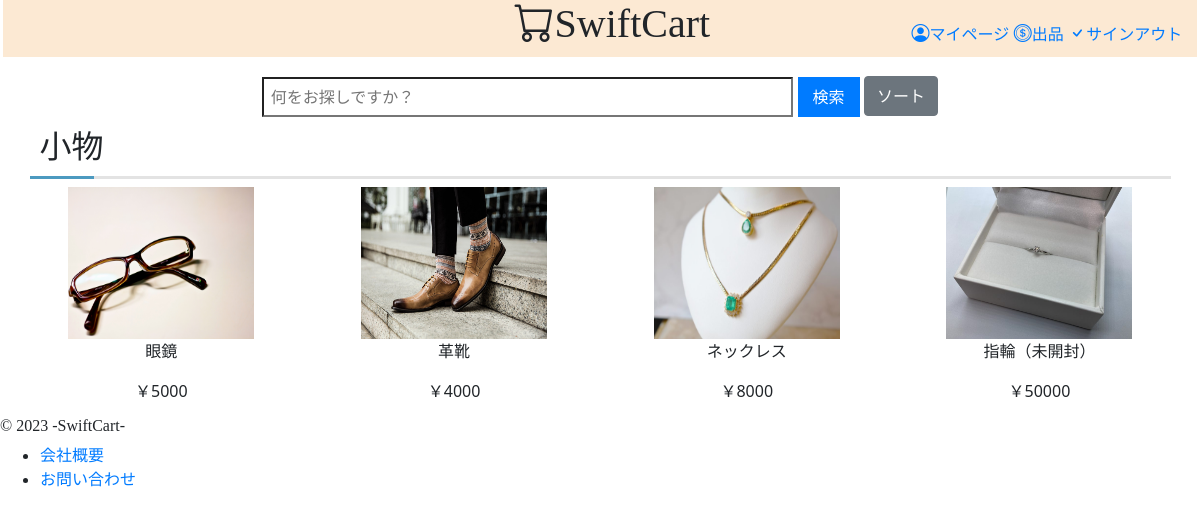
The page /home/Genre/3/1/ on the database its author committed.
### app/models.py (models this page shows)
class Product(models.Model):
    product_name = models.CharField(max_length=200) # 商品名
    category = models.IntegerField(default=0) # カテゴリー (1:食品, 2:衣類, 3:小物, 4:生活用品, 5:デバイス)
    price = models.IntegerField(default=0) # 値段
    image = models.ImageField(upload_to='img/') # 商品画像
    seller_id = models.IntegerField(default=0) # 出品者ID
    comment = models.TextField(null=True) # 出品者コメント
    buyer_id = models.IntegerField(default=0) # 購入者ID
    review = models.TextField(null=True) # 購入者レビュー
    like = models.IntegerField(default=0) # いいね数

### app/views.py (the view)
# urls.py: path('home/Genre/<int:productcategory>/<int:user_id>/', app.views.home_Genre, name='home_Genre'),
def home_Genre(request, user_id, productcategory):
    search = None
    results = None
    if request.method == 'POST':
        search = request.POST.get('search')
        results = Product.objects.filter(product_name__icontains=search, buyer_id=0 ,category = productcategory)
    context = {
        "user": User.objects.get(id=user_id),
        "search": search,
        "results": results
    }
    sort_key = f"products{productcategory}"
    categories_templates = {
        1: 'app/home_foods.html',
        2: 'app/home_clothes.html',
        3: 'app/home_acce.html',
        4: 'app/home_life.html',
        5: 'app/home_device.html',
    }
    category_filters = {
        'posted_at': 'id',
        '-posted_at': '-id',
        'price': 'price',
        '-price': '-price',
        'like': 'like',
        '-like': '-like'
    }
    category_id = int(productcategory)
    template = categories_templates.get(category_id)
    if template:
        product_filter = Product.objects.filter(category=category_id, buyer_id=0).order_by('-id')
        if 'sort' in request.GET:
            sort_option = request.GET['sort']
            sort_field = category_filters.get(sort_option)
            if sort_field:
                product_filter = product_filter.order_by(sort_field)
        context[sort_key] = product_filter
        return render(request, template, context)
    else:
        return HttpResponse("Invalid category")

### app/templates/app/home_acce.html (shortened to what this page needs)
{% load static %}
<!DOCTYPE html>
<html lang="ja">
<head>
    <link rel="stylesheet" href="https://cdn.jsdelivr.net/npm/bootstrap-icons@1.10.5/font/bootstrap-icons.css">
    <link href="{% static 'app/css/home_foods.css' %}" rel="stylesheet" type="text/css">
    <link rel="stylesheet" href="https://cdn.jsdelivr.net/npm/bootstrap@4.1.3/dist/css/bootstrap.min.css">
</head>
<body>
    <header>
        <div style="margin-left: 1.5%" >
        <div style="margin-right: 1.5%;">
        <div class="row">
            <div class="col-sm-8 col-12 text-sm-right text-center title"><h1 class="bi bi-cart title_12" id="backhome" >SwiftCart</h1></div>
            <div class="col-sm-4 col-12" >
                <div class="menu">
                <a href="{% url 'mypage' user.id %}">
                    <i class="bi bi-person-circle icon" style="font-size: large;"></i>マイページ</a>
                <a href="{% url 'sell' user.id %}"><i class="bi bi-coin icon" style="font-size: large;"></i>出品</a>
                <a href="{% url 'notlogin' %}"><i class="bi bi-check icon" style="font-size: large;"></i>サインアウト</a>
                </div>
            </div>
        </div>
        <div class="row">
            <div class="col-1"></div>
                <div class="col-10">
                    <form action="" method="post">
                        <div class="inputbar">
                            <input type="search" width="200%" placeholder=" 何をお探しですか？ " name="search">
                            <button type="submit">検索</button>
                            <div class="dropdown">
                                <button class="btn btn-secondary" type="button" data-toggle="dropdown">ソート</button>
                            </div>
                        </div>
                    </form>
                </div>
                <div class="col-1"></div>
                </div>
        </div>
        </div>
    </header>
    <main>
        <section class="featured-products">
                <div style="margin-left: 2.5%" >
                <div style="margin-right: 2.5%;">
                <h2 >小物</h2>
                <div class="flex-column" style="text-align: center; margin-bottom: -2%;">
                    <div class="row">
                        {% if products3 %}
                        {% for prod in products3 %}
                            <div class="col-lg-3 col-md-4 col-sm-6 col-6">
                                <div class="container">
                                    <a href="{% url 'detail' user.id prod.id %} " style="text-decoration:none; color:inherit;">
                                        <img src="{{ prod.image.url }}" >
                                        <p style="word-break: break-all;display: -webkit-box; -webkit-box-orient: vertical; -webkit-line-clamp: 2; overflow: hidden; cursor: pointer;" class="product">{{ prod.product_name }}</p>
                                        <p style="word-break: break-all;" class="product price">￥{{ prod.price }}</p>
                                    </a>
                                </div>
                            </div>
                        {% endfor %}
                    {% else %}
                        <p style="margin-left: 32px;">出品されている商品はありません</p>
                    {% endif %}
                    </div>
                </div>
        </div>
        </div>
    </section>
    </main>
    <footer>
        <h6 style="margin-top: 20px; font-family: serif;">&copy; 2023 -SwiftCart-</h6>
        <ul>
            <li><a href="https://www.iniad.org/">会社概要</a></li>
            <li><a href="https://www.iniad.org/contact/">お問い合わせ</a></li>
        </ul>
    </footer>
</body>
</html>

### app/static/app/css/home_foods.css (style rules this page uses)
button { padding: 8px 15px; height: 40px; background-color: #007bff; color: #fff; border: none; border-radius: 5px; cursor: pointer; transition: background-color 0.3s ease; }
.inputbar { text-align: center; }
input { height: 40px; width: 55%; }
.dropdown { display: inline-block; top: -2.5px; }
.title { font-family: serif; cursor: pointer; background-color: rgb(252, 233, 211); margin-bottom: 20px; padding-bottom: 0.1%; }
@media (min-width: 576px) { .col-sm-4 { background-color: rgb(252, 233, 211); margin-bottom: 20px; padding-top: 10px; text-align: right; } }
@media (min-width: 576px) { .title_12 { margin-right: 9.67%; } }
@media (min-width: 576px) { .menu { padding-top: 6px; } }
@media (max-width: 1500px) { .menu { font-size:100%; padding-top: 10px; } }
h2 { font-weight: bold; border-bottom: 3px solid #e3e3e3; padding: 0.3em; margin-bottom: 0.3em; position: relative; }
h2::after { content: ''; background-color: #4c9ac0; width: 2em; height: 3px; position: absolute; bottom: -3px; left: 0; z-index: 1; }
.product { font-size: medium; font-family:system-ui, -apple-system, BlinkMacSystemFont, 'Segoe UI', Roboto, Oxygen, Ubuntu, Cantarell, 'Open Sans', 'Helvetica Neue', sans-serif; }
img { background-color: #f4f4f4; }
.container { width: 75%; height: 80%; position: relative; }
.container img { width: 80%; aspect-ratio: 16/13; / }

### rows shown on the page
Product: image (picture), product_name "眼鏡", price "5000"
Product: image (picture), product_name "革靴", price "4000"
Product: image (picture), product_name "ネックレス", price "8000"
Product: image (picture), product_name "指輪（未開封）", price "50000"
